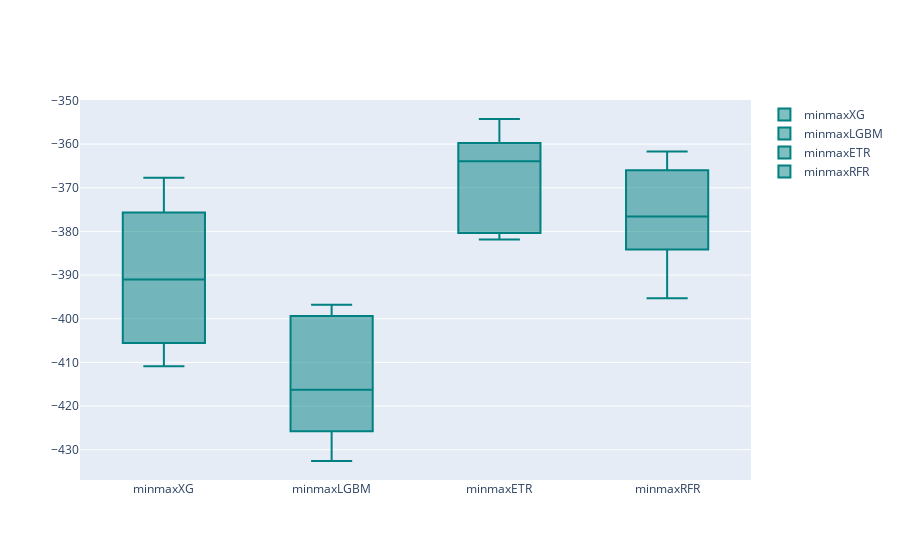

Notebook code for this chart:
### Code cell
models = GetScaledModel('minmax')
names,results = BasedLine2(X_train, y_train,models,'neg_mean_absolute_error')
PlotBoxR().PlotResult(names,results)

scaledScoreMinMax = ScoreDataFrame(names,results)
compareModels = pd.concat([basedLineScore,
                           scaledScoreStandard,
                          scaledScoreMinMax], axis=1)
compareModels

### Figure 1 — Plotly figure (JSON) as saved in the notebook; plotly's stock layout.template omitted (floating-point values rounded to 4 significant figures)
{"data": [{"marker": {"color": "rgb(0, 128, 128)"}, "name": "minmaxXG", "type": "box", "y": [-367.7, -375.7, -409.1, -410.9, -391.6, -380.7, -373.8, -393.3, -405.6, -390.5]}, {"marker": {"color": "rgb(0, 128, 128)"}, "name": "minmaxLGBM", "type": "box", "y": [-397.7, -432.6, -429.2, -425.7, -421.9, -396.8, -408.8, -399.4, -410.6, -425.0]}, {"marker": {"color": "rgb(0, 128, 128)"}, "name": "minmaxETR", "type": "box", "y": [-356.6, -380.8, -365.7, -361.5, -359.7, -381.8, -368.0, -354.3, -380.3, -362.2]}, {"marker": {"color": "rgb(0, 128, 128)"}, "name": "minmaxRFR", "type": "box", "y": [-366.0, -379.1, -388.2, -382.2, -384.2, -361.7, -374.0, -364.9, -395.3, -371.9]}], "layout": {}}
